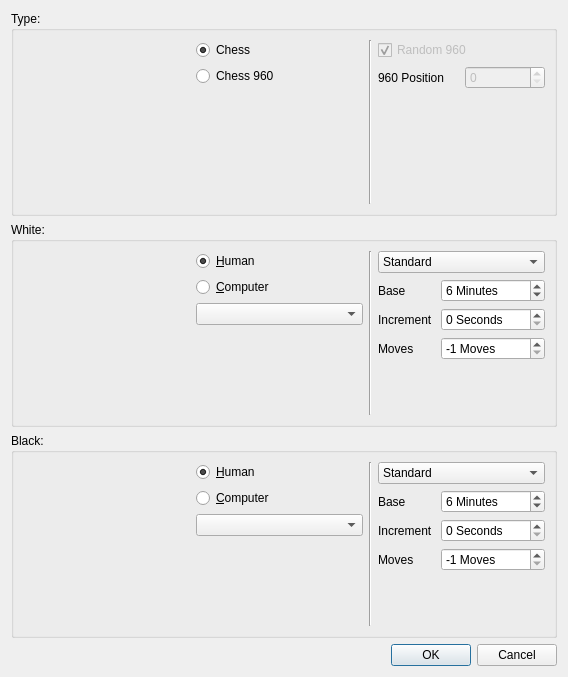
<ui version="4.0" >
 <class>NewGameDialog</class>
 <widget class="QDialog" name="NewGameDialog" >
  <property name="geometry" >
   <rect>
    <x>0</x>
    <y>0</y>
    <width>568</width>
    <height>677</height>
   </rect>
  </property>
  <property name="windowTitle" >
   <string>Start a New Game</string>
  </property>
  <layout class="QVBoxLayout" >
   <item>
    <widget class="QGroupBox" name="ui_typeBox" >
     <property name="title" >
      <string>Type:</string>
     </property>
     <layout class="QHBoxLayout" >
      <item>
       <widget class="QLabel" name="ui_typeLabel" >
        <property name="minimumSize" >
         <size>
          <width>160</width>
          <height>160</height>
         </size>
        </property>
        <property name="text" >
         <string/>
        </property>
        <property name="scaledContents" >
         <bool>false</bool>
        </property>
       </widget>
      </item>
      <item>
       <layout class="QVBoxLayout" >
        <item>
         <widget class="QRadioButton" name="ui_classicalChess" >
          <property name="text" >
           <string>Chess</string>
          </property>
          <property name="checked" >
           <bool>true</bool>
          </property>
         </widget>
        </item>
        <item>
         <widget class="QRadioButton" name="ui_modernChess" >
          <property name="text" >
           <string>Chess 960</string>
          </property>
          <property name="checked" >
           <bool>false</bool>
          </property>
         </widget>
        </item>
        <item>
         <spacer>
          <property name="orientation" >
           <enum>Qt::Vertical</enum>
          </property>
          <property name="sizeHint" stdset="0" >
           <size>
            <width>20</width>
            <height>40</height>
           </size>
          </property>
         </spacer>
        </item>
       </layout>
      </item>
      <item>
       <widget class="Line" name="ui_typeLine" >
        <property name="orientation" >
         <enum>Qt::Vertical</enum>
        </property>
       </widget>
      </item>
      <item>
       <layout class="QVBoxLayout" >
        <item>
         <widget class="QCheckBox" name="ui_random960" >
          <property name="enabled" >
           <bool>false</bool>
          </property>
          <property name="text" >
           <string>Random 960</string>
          </property>
          <property name="checked" >
           <bool>true</bool>
          </property>
         </widget>
        </item>
        <item>
         <layout class="QHBoxLayout" >
          <item>
           <widget class="QLabel" name="ui_label960" >
            <property name="text" >
             <string>960 Position</string>
            </property>
           </widget>
          </item>
          <item>
           <widget class="QSpinBox" name="ui_position960" >
            <property name="enabled" >
             <bool>false</bool>
            </property>
            <property name="maximum" >
             <number>959</number>
            </property>
           </widget>
          </item>
         </layout>
        </item>
        <item>
         <spacer>
          <property name="orientation" >
           <enum>Qt::Vertical</enum>
          </property>
          <property name="sizeHint" stdset="0" >
           <size>
            <width>21</width>
            <height>21</height>
           </size>
          </property>
         </spacer>
        </item>
       </layout>
      </item>
     </layout>
    </widget>
   </item>
   <item>
    <widget class="QGroupBox" name="ui_whiteBox" >
     <property name="title" >
      <string>White:</string>
     </property>
     <layout class="QHBoxLayout" name="horizontalLayout_2" >
      <item>
       <widget class="QLabel" name="ui_whiteLabel" >
        <property name="minimumSize" >
         <size>
          <width>160</width>
          <height>160</height>
         </size>
        </property>
        <property name="text" >
         <string/>
        </property>
        <property name="scaledContents" >
         <bool>false</bool>
        </property>
       </widget>
      </item>
      <item>
       <layout class="QVBoxLayout" >
        <item>
         <widget class="QRadioButton" name="ui_whiteHuman" >
          <property name="text" >
           <string>&amp;Human</string>
          </property>
          <property name="checked" >
           <bool>true</bool>
          </property>
         </widget>
        </item>
        <item>
         <widget class="QRadioButton" name="ui_whiteComputer" >
          <property name="text" >
           <string>&amp;Computer</string>
          </property>
          <property name="checked" >
           <bool>false</bool>
          </property>
         </widget>
        </item>
        <item>
         <widget class="QComboBox" name="ui_whiteComputerCombo" >
          <property name="enabled" >
           <bool>true</bool>
          </property>
         </widget>
        </item>
        <item>
         <spacer>
          <property name="orientation" >
           <enum>Qt::Vertical</enum>
          </property>
          <property name="sizeHint" stdset="0" >
           <size>
            <width>20</width>
            <height>31</height>
           </size>
          </property>
         </spacer>
        </item>
       </layout>
      </item>
      <item>
       <widget class="Line" name="ui_whiteLine" >
        <property name="orientation" >
         <enum>Qt::Vertical</enum>
        </property>
       </widget>
      </item>
      <item>
       <layout class="QVBoxLayout" name="verticalLayout_2" >
        <item>
         <widget class="QComboBox" name="ui_whiteClockType" >
          <property name="currentIndex" >
           <number>1</number>
          </property>
          <item>
           <property name="text" >
            <string>Unlimited</string>
           </property>
          </item>
          <item>
           <property name="text" >
            <string>Standard</string>
           </property>
          </item>
          <item>
           <property name="text" >
            <string>Blitz</string>
           </property>
          </item>
          <item>
           <property name="text" >
            <string>Lightning</string>
           </property>
          </item>
          <item>
           <property name="text" >
            <string>Custom</string>
           </property>
          </item>
         </widget>
        </item>
        <item>
         <layout class="QGridLayout" >
          <item row="0" column="0" >
           <widget class="QLabel" name="ui_whiteBaseLabel" >
            <property name="text" >
             <string>Base</string>
            </property>
           </widget>
          </item>
          <item row="0" column="1" >
           <widget class="QSpinBox" name="ui_whiteBase" >
            <property name="suffix" >
             <string> Minutes</string>
            </property>
            <property name="maximum" >
             <number>9999</number>
            </property>
            <property name="value" >
             <number>6</number>
            </property>
           </widget>
          </item>
          <item row="2" column="0" >
           <widget class="QLabel" name="ui_whiteMoveLabel" >
            <property name="text" >
             <string>Moves</string>
            </property>
           </widget>
          </item>
          <item row="2" column="1" >
           <widget class="QSpinBox" name="ui_whiteMove" >
            <property name="suffix" >
             <string> Moves</string>
            </property>
            <property name="minimum" >
             <number>-1</number>
            </property>
            <property name="maximum" >
             <number>9999</number>
            </property>
            <property name="value" >
             <number>-1</number>
            </property>
           </widget>
          </item>
          <item row="1" column="1" >
           <widget class="QSpinBox" name="ui_whiteIncrement" >
            <property name="suffix" >
             <string> Seconds</string>
            </property>
            <property name="maximum" >
             <number>9999</number>
            </property>
           </widget>
          </item>
          <item row="1" column="0" >
           <widget class="QLabel" name="ui_whiteIncrementLabel" >
            <property name="text" >
             <string>Increment</string>
            </property>
           </widget>
          </item>
         </layout>
        </item>
        <item>
         <spacer>
          <property name="orientation" >
           <enum>Qt::Vertical</enum>
          </property>
          <property name="sizeHint" stdset="0" >
           <size>
            <width>149</width>
            <height>28</height>
           </size>
          </property>
         </spacer>
        </item>
       </layout>
      </item>
     </layout>
    </widget>
   </item>
   <item>
    <widget class="QGroupBox" name="ui_blackBox" >
     <property name="title" >
      <string>Black:</string>
     </property>
     <layout class="QHBoxLayout" name="horizontalLayout" >
      <item>
       <widget class="QLabel" name="ui_blackLabel" >
        <property name="minimumSize" >
         <size>
          <width>160</width>
          <height>160</height>
         </size>
        </property>
        <property name="text" >
         <string/>
        </property>
        <property name="scaledContents" >
         <bool>false</bool>
        </property>
       </widget>
      </item>
      <item>
       <layout class="QVBoxLayout" >
        <item>
         <widget class="QRadioButton" name="ui_blackHuman" >
          <property name="text" >
           <string>&amp;Human</string>
          </property>
          <property name="checked" >
           <bool>true</bool>
          </property>
         </widget>
        </item>
        <item>
         <widget class="QRadioButton" name="ui_blackComputer" >
          <property name="text" >
           <string>&amp;Computer</string>
          </property>
          <property name="checked" >
           <bool>false</bool>
          </property>
         </widget>
        </item>
        <item>
         <widget class="QComboBox" name="ui_blackComputerCombo" >
          <property name="enabled" >
           <bool>true</bool>
          </property>
         </widget>
        </item>
        <item>
         <spacer>
          <property name="orientation" >
           <enum>Qt::Vertical</enum>
          </property>
          <property name="sizeHint" stdset="0" >
           <size>
            <width>153</width>
            <height>20</height>
           </size>
          </property>
         </spacer>
        </item>
       </layout>
      </item>
      <item>
       <widget class="Line" name="ui_blackLine" >
        <property name="orientation" >
         <enum>Qt::Vertical</enum>
        </property>
       </widget>
      </item>
      <item>
       <layout class="QVBoxLayout" name="verticalLayout" >
        <item>
         <widget class="QComboBox" name="ui_blackClockType" >
          <property name="currentIndex" >
           <number>1</number>
          </property>
          <item>
           <property name="text" >
            <string>Unlimited</string>
           </property>
          </item>
          <item>
           <property name="text" >
            <string>Standard</string>
           </property>
          </item>
          <item>
           <property name="text" >
            <string>Blitz</string>
           </property>
          </item>
          <item>
           <property name="text" >
            <string>Lightning</string>
           </property>
          </item>
          <item>
           <property name="text" >
            <string>Custom</string>
           </property>
          </item>
         </widget>
        </item>
        <item>
         <layout class="QGridLayout" >
          <item row="0" column="0" >
           <widget class="QLabel" name="ui_blackBaseLabel" >
            <property name="text" >
             <string>Base</string>
            </property>
           </widget>
          </item>
          <item row="0" column="1" >
           <widget class="QSpinBox" name="ui_blackBase" >
            <property name="suffix" >
             <string> Minutes</string>
            </property>
            <property name="maximum" >
             <number>9999</number>
            </property>
            <property name="value" >
             <number>6</number>
            </property>
           </widget>
          </item>
          <item row="2" column="0" >
           <widget class="QLabel" name="ui_blackMoveLabel" >
            <property name="text" >
             <string>Moves</string>
            </property>
           </widget>
          </item>
          <item row="2" column="1" >
           <widget class="QSpinBox" name="ui_blackMove" >
            <property name="suffix" >
             <string> Moves</string>
            </property>
            <property name="minimum" >
             <number>-1</number>
            </property>
            <property name="maximum" >
             <number>9999</number>
            </property>
            <property name="value" >
             <number>-1</number>
            </property>
           </widget>
          </item>
          <item row="1" column="0" >
           <widget class="QLabel" name="ui_blackIncrementLabel" >
            <property name="text" >
             <string>Increment</string>
            </property>
           </widget>
          </item>
          <item row="1" column="1" >
           <widget class="QSpinBox" name="ui_blackIncrement" >
            <property name="suffix" >
             <string> Seconds</string>
            </property>
            <property name="maximum" >
             <number>9999</number>
            </property>
           </widget>
          </item>
         </layout>
        </item>
        <item>
         <spacer>
          <property name="orientation" >
           <enum>Qt::Vertical</enum>
          </property>
          <property name="sizeHint" stdset="0" >
           <size>
            <width>149</width>
            <height>28</height>
           </size>
          </property>
         </spacer>
        </item>
       </layout>
      </item>
     </layout>
    </widget>
   </item>
   <item>
    <widget class="QDialogButtonBox" name="ui_buttonBox" >
     <property name="orientation" >
      <enum>Qt::Horizontal</enum>
     </property>
     <property name="standardButtons" >
      <set>QDialogButtonBox::Cancel|QDialogButtonBox::Ok</set>
     </property>
    </widget>
   </item>
  </layout>
 </widget>
 <resources/>
 <connections>
  <connection>
   <sender>ui_buttonBox</sender>
   <signal>accepted()</signal>
   <receiver>NewGameDialog</receiver>
   <slot>accept()</slot>
   <hints>
    <hint type="sourcelabel" >
     <x>248</x>
     <y>254</y>
    </hint>
    <hint type="destinationlabel" >
     <x>157</x>
     <y>274</y>
    </hint>
   </hints>
  </connection>
  <connection>
   <sender>ui_buttonBox</sender>
   <signal>rejected()</signal>
   <receiver>NewGameDialog</receiver>
   <slot>reject()</slot>
   <hints>
    <hint type="sourcelabel" >
     <x>316</x>
     <y>260</y>
    </hint>
    <hint type="destinationlabel" >
     <x>286</x>
     <y>274</y>
    </hint>
   </hints>
  </connection>
 </connections>
</ui>
